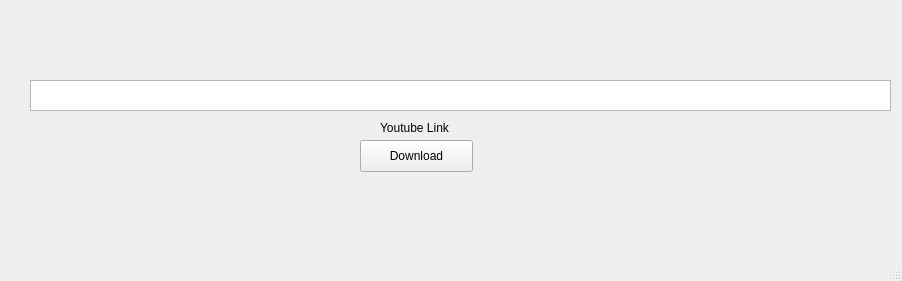
<?xml version="1.0" encoding="UTF-8"?>
<ui version="4.0">
 <class>MainWindow</class>
 <widget class="QMainWindow" name="MainWindow">
  <property name="geometry">
   <rect>
    <x>0</x>
    <y>0</y>
    <width>902</width>
    <height>281</height>
   </rect>
  </property>
  <property name="windowTitle">
   <string>YoutubeDownloader</string>
  </property>
  <widget class="QWidget" name="centralwidget">
   <widget class="QPlainTextEdit" name="plainTextEdit">
    <property name="geometry">
     <rect>
      <x>30</x>
      <y>80</y>
      <width>861</width>
      <height>31</height>
     </rect>
    </property>
   </widget>
   <widget class="QLabel" name="label">
    <property name="geometry">
     <rect>
      <x>380</x>
      <y>120</y>
      <width>81</width>
      <height>16</height>
     </rect>
    </property>
    <property name="text">
     <string>Youtube Link</string>
    </property>
   </widget>
   <widget class="QPushButton" name="pushButton">
    <property name="geometry">
     <rect>
      <x>360</x>
      <y>140</y>
      <width>113</width>
      <height>32</height>
     </rect>
    </property>
    <property name="text">
     <string>Download</string>
    </property>
   </widget>
  </widget>
  <widget class="QMenuBar" name="menubar">
   <property name="geometry">
    <rect>
     <x>0</x>
     <y>0</y>
     <width>902</width>
     <height>22</height>
    </rect>
   </property>
  </widget>
  <widget class="QStatusBar" name="statusbar"/>
 </widget>
 <resources/>
 <connections/>
</ui>
